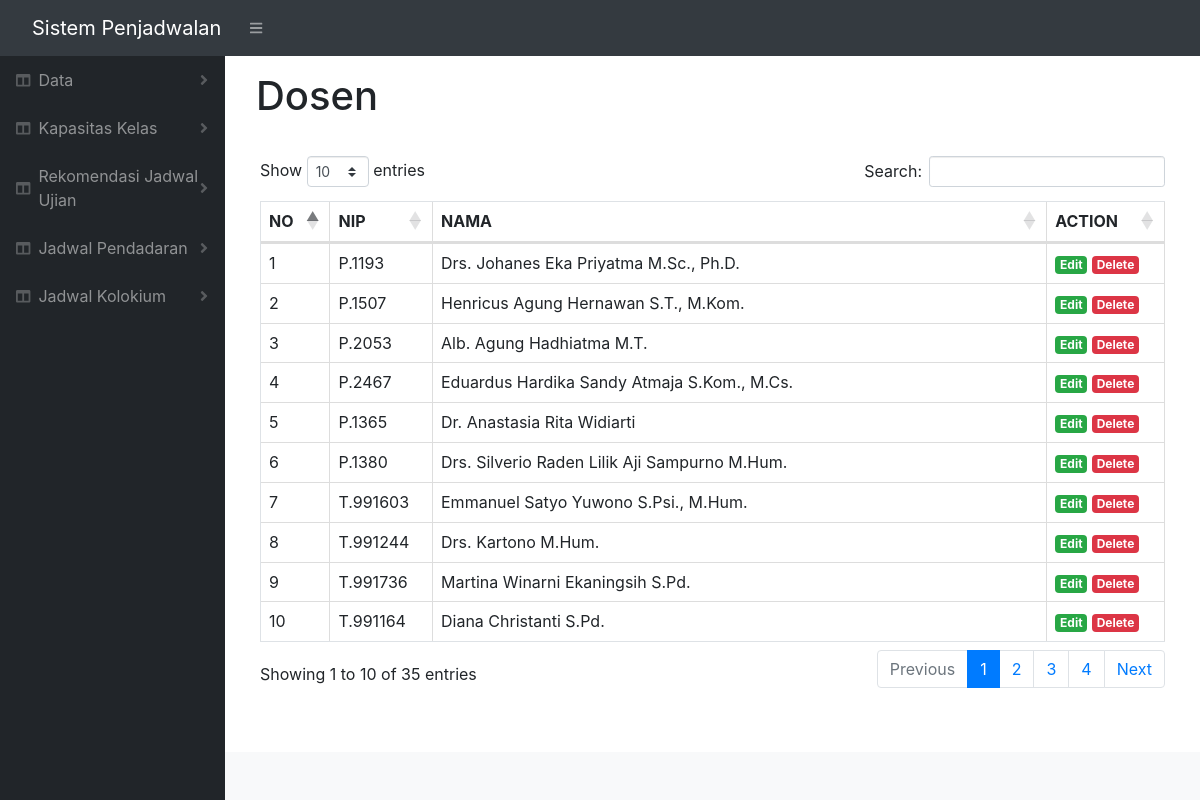
Screenshot of /index.php/rekomendasi/c_dosen with the database file from the repository.
### tables this page shows
CREATE TABLE `dosen` (
  `idDosen` int(11) NOT NULL,
  `nip` varchar(255) NOT NULL,
  `nama` varchar(255) NOT NULL
);

### application/controllers/Rekomendasi.php (called while the page is built, shortened)
<?php
class rekomendasi extends CI_Controller
{
    public function __construct()
    {
        $this->load->model('Jadwal_model');
    }
    function c_dosen() {
        $data['title'] = 'Dosen';
        $this->load->view('templates/header', $data);
        $this->load->view('templates/sidebar', $data);
        $this->load->view('templates/topbar', $data);
        $data['dosen'] = $this->Jadwal_model->getDataDosen();
        $this->load->view('rekomendasi/dosen', $data);
        $this->load->view('templates/footer', $data);
    }
}

### index.php (called while the page is built, shortened)
<?php
require_once BASEPATH.'core/CodeIgniter.php';

### application/models/Jadwal_model.php (called while the page is built, shortened)
<?php
class Jadwal_model extends CI_Model{
    function getDataDosen(){
    	$data = $this->db->get("dosen");
    	return $data->result_array();
    }
}

### application/views/rekomendasi/dosen.php (the view, shortened to what this page needs)
<div id="layoutSidenav_content">
    <main>
        <div class="container-fluid">
            <nav class="navbar">
                <h1 class="mt-2"><?= $title ?></h1>
            </nav>
            <div class="card-body">
                <div class="table-responsive">
                    <table class="table table-bordered" id="tabelku" width="100%">
                        <thead>
                            <tr>
                                <th>NO</th>
                                <th>NIP</th>
                                <th>NAMA</th>
                                <th>ACTION</th>
                            </tr>
                        </thead>
                        <tbody>
                            <?php $i = 1; ?>
                            <?php foreach ($dosen as $row) : ?>
                                <tr>
                                    <td><?= $i ?></td>
                                    <td><?php echo $row['nip'] ?></td>
                                    <td><?php echo $row['nama'] ?></td>
                                    <td>
                                        <a href="<?php echo base_url(); ?>home/editMakul/<?= $row['idDosen']; ?>"
                                         class="badge badge-success ">Edit</a>
                                        <a href="<?php echo base_url(); ?>home/deleteMakul/<?= $row['idDosen']; ?>"
                                             class="badge badge-danger"
                                             onclick="return confirm('Are you sure you want to delete <?= $row['nama']; ?>?');">Delete</a>
                                         </td>
                                     </tr>
                                     <?php $i++; ?>
                                 <?php endforeach; ?>
                             </tbody>
                         </table>
                    </div>
                </div>
            </div>
        </main>

### assets/dateindo/css/ilmudetil.css (style rules this page uses)
a { color: #FFC107;text-decoration: none; }

### rows the page displays
dosen: nip "P.1193", nama "Drs. Johanes Eka Priyatma M.Sc., Ph.D."
dosen: nip "P.1507", nama "Henricus Agung Hernawan S.T., M.Kom."
dosen: nip "P.2053", nama "Alb. Agung Hadhiatma M.T."
dosen: nip "P.2467", nama "Eduardus Hardika Sandy Atmaja S.Kom., M.Cs."
dosen: nip "P.1365", nama "Dr. Anastasia Rita Widiarti"
dosen: nip "P.1380", nama "Drs. Silverio Raden Lilik Aji Sampurno M.Hum."
dosen: nip "T.991603", nama "Emmanuel Satyo Yuwono S.Psi., M.Hum."
dosen: nip "T.991244", nama "Drs. Kartono M.Hum."
dosen: nip "T.991736", nama "Martina Winarni Ekaningsih S.Pd."
dosen: nip "T.991164", nama "Diana Christanti S.Pd."

### other values shown
$title "Dosen"
